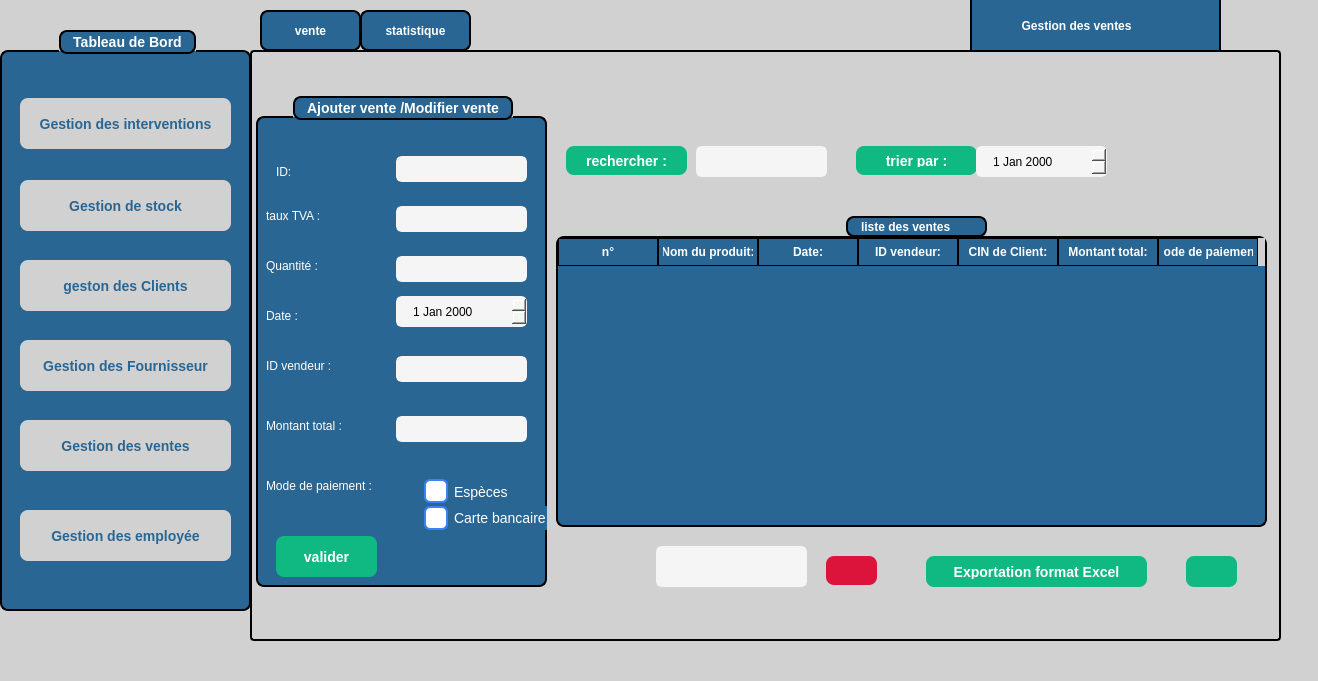
<?xml version="1.0" encoding="UTF-8"?>
<ui version="4.0">
 <class>MainWindow</class>
 <widget class="QMainWindow" name="MainWindow">
  <property name="geometry">
   <rect>
    <x>0</x>
    <y>0</y>
    <width>1318</width>
    <height>681</height>
   </rect>
  </property>
  <property name="windowTitle">
   <string>MainWindow</string>
  </property>
  <property name="styleSheet">
   <string notr="true">background-color:rgb(209, 209, 209)</string>
  </property>
  <widget class="QWidget" name="centralwidget">
   <widget class="QStackedWidget" name="stackedWidget">
    <property name="geometry">
     <rect>
      <x>250</x>
      <y>50</y>
      <width>1031</width>
      <height>591</height>
     </rect>
    </property>
    <property name="styleSheet">
     <string notr="true">QStackedWidget {
  border: 2px solid black;
  border-radius: 4px;
  padding: 4px;
}</string>
    </property>
    <property name="currentIndex">
     <number>1</number>
    </property>
    <widget class="QWidget" name="page_2">
     <widget class="QPushButton" name="pushButton_2">
      <property name="geometry">
       <rect>
        <x>770</x>
        <y>500</y>
        <width>151</width>
        <height>51</height>
       </rect>
      </property>
      <property name="styleSheet">
       <string notr="true">QPushButton {
    border: 2px solid black;
    border-radius: 8px;
    font-weight: bold;
    font-size: 18px;              /* texte plus grand */
    background-color: rgb(41, 102, 148); /* bleu normal */
    color: white;
    padding: 8px 16px;
}

/* Quand la souris passe dessus */
QPushButton:hover {
    background-color: rgb(61, 122, 168); /* bleu plus clair */
}

/* Quand on clique dessus */
QPushButton:pressed {
    background-color: rgb(81, 142, 188); /* encore plus clair */
}

/* Bouton actif (par ex. quand on est sur la page 1) */
QPushButton[active=&quot;true&quot;] {
    background-color: #10b981;  /* vert quand actif */
    color: white;
}</string>
      </property>
      <property name="text">
       <string>stat</string>
      </property>
     </widget>
    </widget>
    <widget class="QWidget" name="page_1">
     <widget class="QGroupBox" name="groupBox_2">
      <property name="geometry">
       <rect>
        <x>0</x>
        <y>40</y>
        <width>291</width>
        <height>491</height>
       </rect>
      </property>
      <property name="styleSheet">
       <string notr="true">
QGroupBox {
    background-color: rgb(41, 102, 148);   /* blue background */
    border: 2px solid black;               /* black border, 2px wide */
    border-radius: 8px;                    /* rounded corners */
    margin-top: 20px;                      /* space for the title */
    color: white;                          /* title text color */
    font-weight: bold;
    font-size: 14px;
}

QGroupBox::title {
 border: 2px solid black;               /* black border, 2px wide */
    border-radius: 8px;     
background-color: rgb(41, 102, 148);
    subcontrol-origin: margin;
    subcontrol-position: top center;       /* title centered */
    padding: 2px 10px;
}</string>
      </property>
      <property name="title">
       <string>Ajouter vente /Modifier vente</string>
      </property>
      <widget class="QLabel" name="label_9">
       <property name="geometry">
        <rect>
         <x>20</x>
         <y>60</y>
         <width>63</width>
         <height>31</height>
        </rect>
       </property>
       <property name="styleSheet">
        <string notr="true">background-color:rgb(41, 102, 148);
color: rgb(255, 255, 255)</string>
       </property>
       <property name="text">
        <string>ID: </string>
       </property>
      </widget>
      <widget class="QLineEdit" name="lineEdit_8">
       <property name="geometry">
        <rect>
         <x>140</x>
         <y>60</y>
         <width>131</width>
         <height>26</height>
        </rect>
       </property>
       <property name="styleSheet">
        <string notr="true">QLineEdit {
    width: 150px;
    height: 150px;
    border: 3px solid rgb(245,245,245);
    border-radius: 6px;
    padding: 6px 12px;
    color: rgb(0,0,0);
    background-color: rgb(245,245,245); 
}</string>
       </property>
       <property name="text">
        <string/>
       </property>
      </widget>
      <widget class="QLineEdit" name="lineEdit_9">
       <property name="geometry">
        <rect>
         <x>140</x>
         <y>110</y>
         <width>131</width>
         <height>26</height>
        </rect>
       </property>
       <property name="styleSheet">
        <string notr="true">QLineEdit {
    width: 150px;
    height: 150px;
    border: 3px solid rgb(245,245,245);
    border-radius: 6px;
    padding: 6px 12px;
    color: rgb(0,0,0);
    background-color: rgb(245,245,245); 
}</string>
       </property>
       <property name="text">
        <string/>
       </property>
      </widget>
      <widget class="QLineEdit" name="lineEdit_10">
       <property name="geometry">
        <rect>
         <x>140</x>
         <y>160</y>
         <width>131</width>
         <height>26</height>
        </rect>
       </property>
       <property name="styleSheet">
        <string notr="true">QLineEdit {
    width: 150px;
    height: 150px;
    border: 3px solid rgb(245,245,245);
    border-radius: 6px;
    padding: 6px 12px;
    color: rgb(0,0,0);
    background-color: rgb(245,245,245); 
}</string>
       </property>
       <property name="text">
        <string/>
       </property>
      </widget>
      <widget class="QLineEdit" name="lineEdit_11">
       <property name="geometry">
        <rect>
         <x>140</x>
         <y>260</y>
         <width>131</width>
         <height>26</height>
        </rect>
       </property>
       <property name="styleSheet">
        <string notr="true">QLineEdit {
    width: 150px;
    height: 150px;
    border: 3px solid rgb(245,245,245);
    border-radius: 6px;
    padding: 6px 12px;
    color: rgb(0,0,0);
    background-color: rgb(245,245,245); 
}</string>
       </property>
       <property name="text">
        <string/>
       </property>
      </widget>
      <widget class="QLineEdit" name="lineEdit_13">
       <property name="geometry">
        <rect>
         <x>140</x>
         <y>320</y>
         <width>131</width>
         <height>26</height>
        </rect>
       </property>
       <property name="styleSheet">
        <string notr="true">QLineEdit {
    width: 150px;
    height: 150px;
    border: 3px solid rgb(245,245,245);
    border-radius: 6px;
    padding: 6px 12px;
    color: rgb(0,0,0);
    background-color: rgb(245,245,245); 
}</string>
       </property>
       <property name="text">
        <string/>
       </property>
      </widget>
      <widget class="QLabel" name="label_10">
       <property name="geometry">
        <rect>
         <x>10</x>
         <y>110</y>
         <width>121</width>
         <height>20</height>
        </rect>
       </property>
       <property name="styleSheet">
        <string notr="true">background-color:rgb(41, 102, 148);
color: rgb(255, 255, 255)</string>
       </property>
       <property name="text">
        <string>taux TVA :</string>
       </property>
      </widget>
      <widget class="QLabel" name="label_11">
       <property name="geometry">
        <rect>
         <x>10</x>
         <y>160</y>
         <width>63</width>
         <height>20</height>
        </rect>
       </property>
       <property name="styleSheet">
        <string notr="true">background-color:rgb(41, 102, 148);
color: rgb(255, 255, 255)</string>
       </property>
       <property name="text">
        <string>Quantité :</string>
       </property>
      </widget>
      <widget class="QLabel" name="label_12">
       <property name="geometry">
        <rect>
         <x>10</x>
         <y>210</y>
         <width>63</width>
         <height>20</height>
        </rect>
       </property>
       <property name="styleSheet">
        <string notr="true">background-color:rgb(41, 102, 148);
color: rgb(255, 255, 255)</string>
       </property>
       <property name="text">
        <string>Date :</string>
       </property>
      </widget>
      <widget class="QDateEdit" name="dateEdit_3">
       <property name="geometry">
        <rect>
         <x>140</x>
         <y>200</y>
         <width>131</width>
         <height>31</height>
        </rect>
       </property>
       <property name="styleSheet">
        <string notr="true">QDateEdit {
    border: 3px solid rgb(245,245,245);
    border-radius: 6px;
    padding: 6px 12px;
    color: rgb(0,0,0);
    background-color: rgb(245,245,245); 
}</string>
       </property>
      </widget>
      <widget class="QLabel" name="label_13">
       <property name="geometry">
        <rect>
         <x>10</x>
         <y>260</y>
         <width>81</width>
         <height>20</height>
        </rect>
       </property>
       <property name="styleSheet">
        <string notr="true">background-color:rgb(41, 102, 148);
color: rgb(255, 255, 255)</string>
       </property>
       <property name="text">
        <string>ID vendeur :</string>
       </property>
      </widget>
      <widget class="QLabel" name="label_14">
       <property name="geometry">
        <rect>
         <x>10</x>
         <y>320</y>
         <width>111</width>
         <height>20</height>
        </rect>
       </property>
       <property name="styleSheet">
        <string notr="true">background-color:rgb(41, 102, 148);
color: rgb(255, 255, 255)</string>
       </property>
       <property name="text">
        <string/>
       </property>
      </widget>
      <widget class="QLabel" name="label_15">
       <property name="geometry">
        <rect>
         <x>10</x>
         <y>320</y>
         <width>111</width>
         <height>20</height>
        </rect>
       </property>
       <property name="styleSheet">
        <string notr="true">background-color:rgb(41, 102, 148);
color: rgb(255, 255, 255)</string>
       </property>
       <property name="text">
        <string>Montant total :</string>
       </property>
      </widget>
      <widget class="QLabel" name="label_16">
       <property name="geometry">
        <rect>
         <x>10</x>
         <y>380</y>
         <width>141</width>
         <height>20</height>
        </rect>
       </property>
       <property name="styleSheet">
        <string notr="true">background-color:rgb(41, 102, 148);
color: rgb(255, 255, 255)</string>
       </property>
       <property name="text">
        <string>Mode de paiement :</string>
       </property>
      </widget>
      <widget class="QRadioButton" name="radioButton_3">
       <property name="geometry">
        <rect>
         <x>160</x>
         <y>380</y>
         <width>110</width>
         <height>31</height>
        </rect>
       </property>
       <property name="styleSheet">
        <string notr="true">QRadioButton {
    color: white;
    font-size: 14px;
    padding-left: 8px;
background-color: rgb(41, 102, 148);
}

QRadioButton::indicator {
    width: 20px;
    height: 20px;
    border: 2px solid #3b82f6;
    border-radius: 6px;      /* rounded corners */
    background-color: white;  /* unchecked background */
}

QRadioButton::indicator:checked {
    background-color: #FFD700;  /* blue fill when checked */
}</string>
       </property>
       <property name="text">
        <string>Espèces</string>
       </property>
      </widget>
      <widget class="QRadioButton" name="radioButton_4">
       <property name="geometry">
        <rect>
         <x>160</x>
         <y>410</y>
         <width>161</width>
         <height>24</height>
        </rect>
       </property>
       <property name="styleSheet">
        <string notr="true">QRadioButton {
    color: white;
    font-size: 14px;
    padding-left: 8px;
background-color: rgb(41, 102, 148);
}

QRadioButton::indicator {
    width: 20px;
    height: 20px;
    border: 2px solid #3b82f6;
    border-radius: 6px;      /* rounded corners */
    background-color: white;  /* unchecked background */
}

QRadioButton::indicator:checked {
    background-color: #FFD700;  /* blue fill when checked */
}</string>
       </property>
       <property name="text">
        <string>Carte bancaire</string>
       </property>
      </widget>
      <widget class="QPushButton" name="pushButton_6">
       <property name="geometry">
        <rect>
         <x>20</x>
         <y>440</y>
         <width>101</width>
         <height>41</height>
        </rect>
       </property>
       <property name="styleSheet">
        <string notr="true">QPushButton {
    background-color: #10b981;   /* normal state */
    color: white;
    border: none;
    border-radius: 8px;
    padding: 8px 20px;
    font-size: 14px;
    font-weight: bold;
}

QPushButton:hover {
    background-color: #059669;   /* darker on hover */
}</string>
       </property>
       <property name="text">
        <string>valider</string>
       </property>
      </widget>
     </widget>
     <widget class="QPushButton" name="pushButton_7">
      <property name="geometry">
       <rect>
        <x>310</x>
        <y>90</y>
        <width>121</width>
        <height>29</height>
       </rect>
      </property>
      <property name="styleSheet">
       <string notr="true">QPushButton {
    background-color: #10b981;   /* normal state */
    color: white;
    border: none;
    border-radius: 8px;
    padding: 8px 20px;
    font-size: 14px;
    font-weight: bold;
}

QPushButton:hover {
    background-color: #059669;   /* darker on hover */
}</string>
      </property>
      <property name="text">
       <string>rechercher :</string>
      </property>
     </widget>
     <widget class="QLineEdit" name="leditrech">
      <property name="geometry">
       <rect>
        <x>440</x>
        <y>90</y>
        <width>131</width>
        <height>31</height>
       </rect>
      </property>
      <property name="styleSheet">
       <string notr="true">QLineEdit {
    width: 150px;
    height: 150px;
    border: 3px solid rgb(245,245,245);
    border-radius: 6px;
    padding: 6px 12px;
    color: rgb(0,0,0);
    background-color: rgb(245,245,245); 
}</string>
      </property>
     </widget>
     <widget class="QPushButton" name="pushButton_8">
      <property name="geometry">
       <rect>
        <x>600</x>
        <y>90</y>
        <width>121</width>
        <height>29</height>
       </rect>
      </property>
      <property name="styleSheet">
       <string notr="true">QPushButton {
    background-color: #10b981;   /* normal state */
    color: white;
    border: none;
    border-radius: 8px;
    padding: 8px 20px;
    font-size: 14px;
    font-weight: bold;
}

QPushButton:hover {
    background-color: #059669;   /* darker on hover */
}
</string>
      </property>
      <property name="text">
       <string>trier par :</string>
      </property>
     </widget>
     <widget class="QDateEdit" name="dateEdit_4">
      <property name="geometry">
       <rect>
        <x>720</x>
        <y>90</y>
        <width>131</width>
        <height>31</height>
       </rect>
      </property>
      <property name="styleSheet">
       <string notr="true">QDateEdit {
    border: 3px solid rgb(245,245,245);
    border-radius: 6px;
    padding: 6px 12px;
    color: rgb(0,0,0);
    background-color: rgb(245,245,245); 
}</string>
      </property>
     </widget>
     <widget class="QTableWidget" name="tableWidget_2">
      <property name="geometry">
       <rect>
        <x>300</x>
        <y>180</y>
        <width>711</width>
        <height>291</height>
       </rect>
      </property>
      <property name="styleSheet">
       <string notr="true">QTableWidget {
    background-color: rgb(41, 102, 148);   /* blue background */
    border: 2px solid black;
    border-radius: 8px;
    font-weight: bold;
    font-size: 14px;
    gridline-color: black;                 /* cell grid lines */
    color: white;                          
    selection-background-color: #10b981;
    selection-color: white;
    outline: 0;
}

QTableWidget::item {
    border: 1px solid black;               /* give each cell a border */
    padding: 4px;
}

QHeaderView::section {
    background-color: rgb(41, 102, 148);
    color: white;
    border: 1px solid black;              /* column header border */
    padding: 4px;
    font-weight: bold;
}</string>
      </property>
      <column>
       <property name="text">
        <string>n°</string>
       </property>
      </column>
      <column>
       <property name="text">
        <string>Nom du produit:</string>
       </property>
      </column>
      <column>
       <property name="text">
        <string>Date:</string>
       </property>
      </column>
      <column>
       <property name="text">
        <string>ID vendeur:</string>
       </property>
      </column>
      <column>
       <property name="text">
        <string>CIN de Client:</string>
       </property>
      </column>
      <column>
       <property name="text">
        <string>Montant total:</string>
       </property>
      </column>
      <column>
       <property name="text">
        <string> Mode de paiement :</string>
       </property>
      </column>
     </widget>
     <widget class="QPushButton" name="pushButton_10">
      <property name="geometry">
       <rect>
        <x>670</x>
        <y>500</y>
        <width>221</width>
        <height>31</height>
       </rect>
      </property>
      <property name="styleSheet">
       <string notr="true">QPushButton {
    background-color: #10b981;   /* normal state */
    color: white;
    border: none;
    border-radius: 8px;
    padding: 8px 20px;
    font-size: 14px;
    font-weight: bold;
}

QPushButton:hover {
    background-color: #059669;   /* darker on hover */
}</string>
      </property>
      <property name="text">
       <string>Exportation format Excel</string>
      </property>
     </widget>
     <widget class="QLineEdit" name="lineEdit_supprimer">
      <property name="geometry">
       <rect>
        <x>400</x>
        <y>490</y>
        <width>151</width>
        <height>41</height>
       </rect>
      </property>
      <property name="styleSheet">
       <string notr="true">QLineEdit {
    width: 150px;
    height: 150px;
    border: 3px solid rgb(245,245,245);
    border-radius: 6px;
    padding: 6px 12px;
    color: rgb(0,0,0);
    background-color: rgb(245,245,245); 
}</string>
      </property>
      <property name="text">
       <string/>
      </property>
     </widget>
     <widget class="QPushButton" name="pushButton">
      <property name="geometry">
       <rect>
        <x>570</x>
        <y>500</y>
        <width>51</width>
        <height>29</height>
       </rect>
      </property>
      <property name="styleSheet">
       <string notr="true">QPushButton {

	background-color: rgb(220, 20, 60);
	
    color: white;
    border: none;
    border-radius: 8px;
    padding: 8px 20px;
    font-size: 14px;
    font-weight: bold;
}

QPushButton:hover {
      /* darker on hover */
	background-color: rgb(140, 0, 0);
}
</string>
      </property>
      <property name="text">
       <string/>
      </property>
      <property name="icon">
       <iconset theme="QIcon::ThemeIcon::EditDelete"/>
      </property>
     </widget>
     <widget class="QLabel" name="label">
      <property name="geometry">
       <rect>
        <x>590</x>
        <y>160</y>
        <width>141</width>
        <height>21</height>
       </rect>
      </property>
      <property name="styleSheet">
       <string notr="true">QLabel {
    border: 2px solid black;           /* bordure noire, 2px */
    border-radius: 8px;
    background-color: rgb(41, 102, 148); /* même couleur de fond */
    color: white;                       /* texte blanc */
    font-weight: bold;                  /* texte un peu gras */
    subcontrol-origin: margin;
    subcontrol-position: top center;    /* titre centré */
    padding: 2px 10px;
}</string>
      </property>
      <property name="text">
       <string>liste des ventes</string>
      </property>
     </widget>
     <widget class="QPushButton" name="pushButton_3">
      <property name="geometry">
       <rect>
        <x>930</x>
        <y>500</y>
        <width>51</width>
        <height>31</height>
       </rect>
      </property>
      <property name="styleSheet">
       <string notr="true">QPushButton {
    background-color: #10b981;   /* normal state */
    color: white;
    border: none;
    border-radius: 8px;
    padding: 8px 20px;
    font-size: 14px;
    font-weight: bold;
}
</string>
      </property>
      <property name="text">
       <string/>
      </property>
      <property name="icon">
       <iconset theme="QIcon::ThemeIcon::GoDown"/>
      </property>
     </widget>
     <widget class="QWidget" name="widget" native="true">
      <property name="geometry">
       <rect>
        <x>860</x>
        <y>50</y>
        <width>120</width>
        <height>80</height>
       </rect>
      </property>
      <property name="styleSheet">
       <string notr="true">QWidget {
    background-image: url(&quot;C:/Users/mouna/Downloads/logo.png&quot;);
    background-repeat: no-repeat;
    background-position: center;
    background-attachment: fixed;
}
</string>
      </property>
     </widget>
    </widget>
   </widget>
   <widget class="QPushButton" name="btnpage1">
    <property name="geometry">
     <rect>
      <x>260</x>
      <y>10</y>
      <width>101</width>
      <height>41</height>
     </rect>
    </property>
    <property name="styleSheet">
     <string notr="true">QPushButton {
    border: 2px solid black;           /* bordure noire, 2px */
    border-radius: 8px;
    background-color: rgb(41, 102, 148); /* même couleur de fond */
    color: white;                       /* texte blanc */
    font-weight: bold;                  /* texte un peu gras */
    subcontrol-origin: margin;
    subcontrol-position: top center;    /* titre centré */
    padding: 2px 10px;
}</string>
    </property>
    <property name="text">
     <string>vente</string>
    </property>
   </widget>
   <widget class="QPushButton" name="btnpage2">
    <property name="geometry">
     <rect>
      <x>360</x>
      <y>10</y>
      <width>111</width>
      <height>41</height>
     </rect>
    </property>
    <property name="styleSheet">
     <string notr="true">QPushButton {
    border: 2px solid black;           /* bordure noire, 2px */
    border-radius: 8px;
    background-color: rgb(41, 102, 148); /* même couleur de fond */
    color: white;                       /* texte blanc */
    font-weight: bold;                  /* texte un peu gras */
    subcontrol-origin: margin;
    subcontrol-position: top center;    /* titre centré */
    padding: 2px 10px;
}</string>
    </property>
    <property name="text">
     <string>statistique</string>
    </property>
   </widget>
   <widget class="QLabel" name="label_2">
    <property name="geometry">
     <rect>
      <x>970</x>
      <y>-10</y>
      <width>251</width>
      <height>71</height>
     </rect>
    </property>
    <property name="styleSheet">
     <string notr="true">QLabel {
    border: 2px solid black;           /* bordure noire, 2px */
    border-radius: 8px;
    background-color: rgb(41, 102, 148); /* même couleur de fond */
    color: white;                       /* texte blanc */
    font-weight: bold;                  /* texte un peu gras */
    subcontrol-origin: margin;
    subcontrol-position: top center;    /* titre centré */
    padding: 2px 10px;
}</string>
    </property>
    <property name="text">
     <string>           Gestion des ventes</string>
    </property>
   </widget>
   <widget class="QGroupBox" name="groupBox">
    <property name="geometry">
     <rect>
      <x>0</x>
      <y>30</y>
      <width>251</width>
      <height>581</height>
     </rect>
    </property>
    <property name="styleSheet">
     <string notr="true">QGroupBox {
    background-color: rgb(41, 102, 148);   /* blue background */
    border: 2px solid black;               /* black border, 2px wide */
    border-radius: 8px;                    /* rounded corners */
    margin-top: 20px;                      /* space for the title */
    color: white;                          /* title text color */
    font-weight: bold;
    font-size: 14px;
}

QGroupBox::title {
 border: 2px solid black;               /* black border, 2px wide */
    border-radius: 8px;     
background-color: rgb(41, 102, 148);
    subcontrol-origin: margin;
    subcontrol-position: top center;       /* title centered */
    padding: 2px 10px;
}</string>
    </property>
    <property name="title">
     <string>Tableau de Bord</string>
    </property>
    <widget class="QPushButton" name="pushButton_4">
     <property name="geometry">
      <rect>
       <x>20</x>
       <y>68</y>
       <width>211</width>
       <height>51</height>
      </rect>
     </property>
     <property name="styleSheet">
      <string notr="true">QPushButton {
      background-color: rgb(209, 209, 209);
    /* normal state */
    color: rgb(41, 102, 148);
    border: none;
    border-radius: 8px;
    padding: 8px 20px;
    font-size: 14px;
    font-weight: bold;
}

QPushButton:hover {
      /* darker on hover */
	background-color: rgb(97, 97, 97);
	color: rgb(255, 255, 255);
}</string>
     </property>
     <property name="text">
      <string>Gestion des interventions</string>
     </property>
    </widget>
    <widget class="QPushButton" name="pushButton_5">
     <property name="geometry">
      <rect>
       <x>20</x>
       <y>230</y>
       <width>211</width>
       <height>51</height>
      </rect>
     </property>
     <property name="styleSheet">
      <string notr="true">QPushButton {
      background-color: rgb(209, 209, 209);
    /* normal state */
    color: rgb(41, 102, 148);
    border: none;
    border-radius: 8px;
    padding: 8px 20px;
    font-size: 14px;
    font-weight: bold;
}

QPushButton:hover {
      /* darker on hover */
	background-color: rgb(97, 97, 97);
	color: rgb(255, 255, 255);
}</string>
     </property>
     <property name="text">
      <string>geston des Clients</string>
     </property>
    </widget>
    <widget class="QPushButton" name="pushButton_9">
     <property name="geometry">
      <rect>
       <x>20</x>
       <y>150</y>
       <width>211</width>
       <height>51</height>
      </rect>
     </property>
     <property name="styleSheet">
      <string notr="true">QPushButton {
      background-color: rgb(209, 209, 209);
    /* normal state */
    color: rgb(41, 102, 148);
    border: none;
    border-radius: 8px;
    padding: 8px 20px;
    font-size: 14px;
    font-weight: bold;
}

QPushButton:hover {
      /* darker on hover */
	background-color: rgb(97, 97, 97);
	color: rgb(255, 255, 255);
}</string>
     </property>
     <property name="text">
      <string>Gestion de stock</string>
     </property>
    </widget>
    <widget class="QPushButton" name="pushButton_11">
     <property name="geometry">
      <rect>
       <x>20</x>
       <y>390</y>
       <width>211</width>
       <height>51</height>
      </rect>
     </property>
     <property name="styleSheet">
      <string notr="true">QPushButton {
      background-color: rgb(209, 209, 209);
    /* normal state */
    color: rgb(41, 102, 148);
    border: none;
    border-radius: 8px;
    padding: 8px 20px;
    font-size: 14px;
    font-weight: bold;
}

QPushButton:hover {
      /* darker on hover */
	background-color: rgb(97, 97, 97);
	color: rgb(255, 255, 255);
}</string>
     </property>
     <property name="text">
      <string>Gestion des ventes</string>
     </property>
    </widget>
    <widget class="QPushButton" name="pushButton_13">
     <property name="geometry">
      <rect>
       <x>20</x>
       <y>310</y>
       <width>211</width>
       <height>51</height>
      </rect>
     </property>
     <property name="styleSheet">
      <string notr="true">QPushButton {
      background-color: rgb(209, 209, 209);
    /* normal state */
    color: rgb(41, 102, 148);
    border: none;
    border-radius: 8px;
    padding: 8px 20px;
    font-size: 14px;
    font-weight: bold;
}

QPushButton:hover {
      /* darker on hover */
	background-color: rgb(97, 97, 97);
	color: rgb(255, 255, 255);
}</string>
     </property>
     <property name="text">
      <string>Gestion des Fournisseur</string>
     </property>
    </widget>
    <widget class="QPushButton" name="pushButton_12">
     <property name="geometry">
      <rect>
       <x>20</x>
       <y>480</y>
       <width>211</width>
       <height>51</height>
      </rect>
     </property>
     <property name="styleSheet">
      <string notr="true">QPushButton {
      background-color: rgb(209, 209, 209);
    /* normal state */
    color: rgb(41, 102, 148);
    border: none;
    border-radius: 8px;
    padding: 8px 20px;
    font-size: 14px;
    font-weight: bold;
}

QPushButton:hover {
      /* darker on hover */
	background-color: rgb(97, 97, 97);
	color: rgb(255, 255, 255);
}</string>
     </property>
     <property name="text">
      <string>Gestion des employée</string>
     </property>
    </widget>
   </widget>
   <zorder>label_2</zorder>
   <zorder>stackedWidget</zorder>
   <zorder>btnpage1</zorder>
   <zorder>btnpage2</zorder>
   <zorder>groupBox</zorder>
  </widget>
  <widget class="QMenuBar" name="menubar">
   <property name="geometry">
    <rect>
     <x>0</x>
     <y>0</y>
     <width>1318</width>
     <height>26</height>
    </rect>
   </property>
  </widget>
  <widget class="QStatusBar" name="statusbar"/>
 </widget>
 <resources/>
 <connections/>
</ui>
